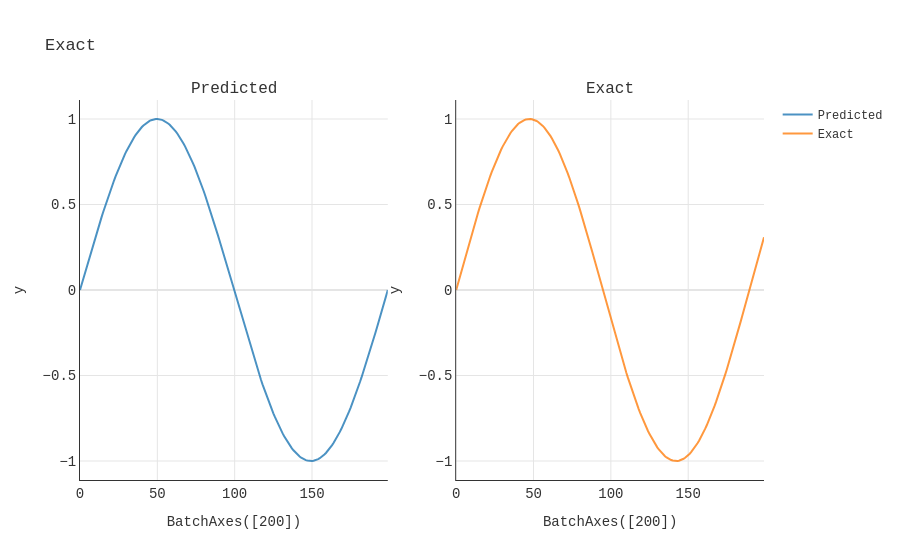

Write notebook code for a chart like this one.
### Markdown cell above
## Row / Column / Overlay

`Row` places plots side by side, `Column` stacks them, `Overlay` draws them
into the same cell. They nest.

### Code cell
predicted = line_plot(1.0, title="Predicted")
exact = line_plot(1.05, title="Exact")

Figure(Row(predicted, exact)).show()

### Figure 1 — Plotly figure (JSON) as saved in the notebook; plotly's stock layout.template omitted (floating-point values rounded to 4 significant figures; data arrays with more than 128 entries replaced by an {"elided": "..."} marker saying what was removed)
{"data": [{"line": {"color": "#1f77b4", "width": 2}, "mode": "lines", "name": "Predicted", "opacity": 0.8, "type": "scatter", "x": {"elided": "200 int values"}, "xaxis": "x", "y": {"elided": "200 float values"}, "yaxis": "y"}, {"line": {"color": "#ff7f0e", "width": 2}, "mode": "lines", "name": "Exact", "opacity": 0.8, "type": "scatter", "x": {"elided": "200 int values"}, "xaxis": "x2", "y": {"elided": "200 float values"}, "yaxis": "y2"}], "layout": {"annotations": [{"font": {"size": 16}, "showarrow": false, "text": "Predicted", "x": 0.225, "xanchor": "center", "xref": "paper", "y": 1, "yanchor": "bottom", "yref": "paper"}, {"font": {"size": 16}, "showarrow": false, "text": "Exact", "x": 0.775, "xanchor": "center", "xref": "paper", "y": 1, "yanchor": "bottom", "yref": "paper"}], "font": {"color": "#333333", "family": "Courier New", "size": 12}, "paper_bgcolor": "white", "plot_bgcolor": "white", "scene": {"bgcolor": "white", "xaxis": {"backgroundcolor": "white", "gridcolor": "#e5e5e5", "linecolor": "#333333", "showbackground": true, "showgrid": true, "tickfont": {"color": "#333333", "size": 14}, "title": {"font": {"color": "#333333", "size": 14}}, "zerolinecolor": "#e5e5e5"}, "yaxis": {"backgroundcolor": "white", "gridcolor": "#e5e5e5", "linecolor": "#333333", "showbackground": true, "showgrid": true, "tickfont": {"color": "#333333", "size": 14}, "title": {"font": {"color": "#333333", "size": 14}}, "zerolinecolor": "#e5e5e5"}, "zaxis": {"backgroundcolor": "white", "gridcolor": "#e5e5e5", "linecolor": "#333333", "showbackground": true, "showgrid": true, "tickfont": {"color": "#333333", "size": 14}, "title": {"font": {"color": "#333333", "size": 14}}, "zerolinecolor": "#e5e5e5"}}, "showlegend": true, "title": {"text": "Exact"}, "uirevision": true, "xaxis": {"anchor": "y", "domain": [0, 0.45], "gridcolor": "#e5e5e5", "linecolor": "#333333", "showgrid": true, "tickfont": {"color": "#333333", "size": 14}, "title": {"text": "BatchAxes([200])"}, "type": "linear", "zerolinecolor": "#e5e5e5"}, "xaxis2": {"anchor": "y2", "domain": [0.55, 1], "gridcolor": "#e5e5e5", "linecolor": "#333333", "showgrid": true, "tickfont": {"color": "#333333", "size": 14}, "title": {"text": "BatchAxes([200])"}, "type": "linear", "zerolinecolor": "#e5e5e5"}, "yaxis": {"anchor": "x", "domain": [0, 1], "gridcolor": "#e5e5e5", "linecolor": "#333333", "showgrid": true, "tickfont": {"color": "#333333", "size": 14}, "title": {"text": "y"}, "type": "linear", "zerolinecolor": "#e5e5e5"}, "yaxis2": {"anchor": "x2", "domain": [0, 1], "gridcolor": "#e5e5e5", "linecolor": "#333333", "showgrid": true, "tickfont": {"color": "#333333", "size": 14}, "title": {"text": "y"}, "type": "linear", "zerolinecolor": "#e5e5e5"}}}
